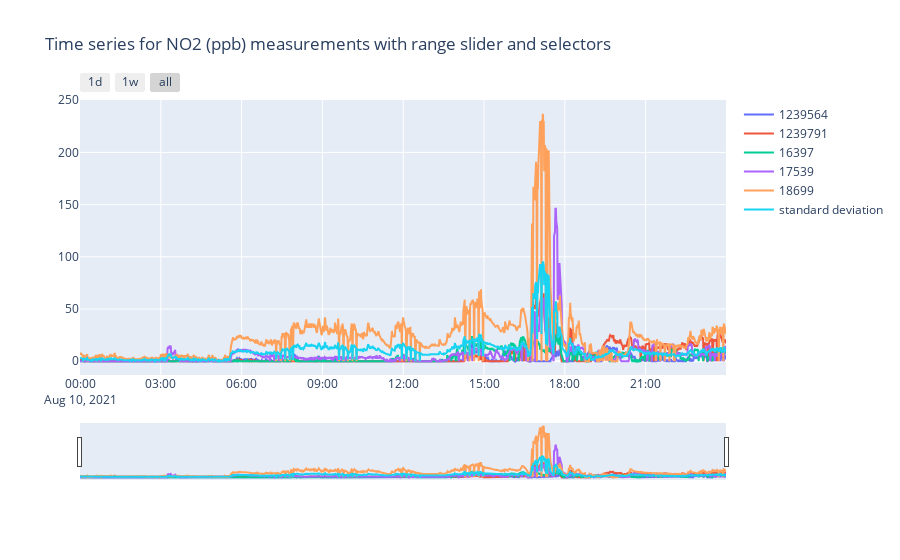

The cell this chart's notebook holds for it:
### Code cell
def visualise_column(the_df, variable, sd):
    # Create figure
    fig = go.Figure()

    #look for each sensor data by its key
    for key in measurement_dictionary:
        df_t = the_df.loc[str(key)]
        fig.add_trace(go.Scatter(x=list(df_t.index), y=list(df_t[variable]), name= key))

    #plot std if requested
    if(sd):
        df_sd = standardDeviation(the_df, variable)
        fig.add_trace(go.Scatter(x=list(df_sd.index), y=list(df_sd['sd']), name= 'standard deviation'))

    # Set title
    fig.update_layout(
        title_text="Time series for %s measurements with range slider and selectors" % variable
    )

    # Add range slider
    fig.update_layout(
        xaxis=dict(
            rangeselector=dict(
                buttons=list([
                    dict(count=1,label="1d",step="day",stepmode="backward"),
                    dict(count=7,label="1w",step="day",stepmode="backward"),
                    dict(step="all")
                ])
            ),
            rangeslider=dict(
                visible=True
            ),
            type="date"
        ),
        yaxis=dict(
           autorange = True,
           fixedrange= False
       )
    
    )

    fig.show()
    
visualise_column(df_concat, 'NO2 (ppb)', True)

### Figure 1 — Plotly figure (JSON) as saved in the notebook; plotly's stock layout.template omitted (floating-point values rounded to 4 significant figures; data arrays with more than 128 entries replaced by an {"elided": "..."} marker saying what was removed)
{"data": [{"name": "1239564", "type": "scatter", "x": {"elided": "1440 str values"}, "y": {"elided": "1440 int values"}}, {"name": "1239791", "type": "scatter", "x": {"elided": "1440 str values"}, "y": {"elided": "1440 int values"}}, {"name": "16397", "type": "scatter", "x": {"elided": "1440 str values"}, "y": {"elided": "1440 int values"}}, {"name": "17539", "type": "scatter", "x": {"elided": "1440 str values"}, "y": {"elided": "1440 int values"}}, {"name": "18699", "type": "scatter", "x": {"elided": "1440 str values"}, "y": {"elided": "1440 int values"}}, {"name": "standard deviation", "type": "scatter", "x": {"elided": "1440 str values"}, "y": {"elided": "1440 float values"}}], "layout": {"title": {"text": "Time series for NO2 (ppb) measurements with range slider and selectors"}, "xaxis": {"rangeselector": {"buttons": [{"count": 1, "label": "1d", "step": "day", "stepmode": "backward"}, {"count": 7, "label": "1w", "step": "day", "stepmode": "backward"}, {"step": "all"}]}, "rangeslider": {"visible": true}, "type": "date"}, "yaxis": {"autorange": true, "fixedrange": false}}}
